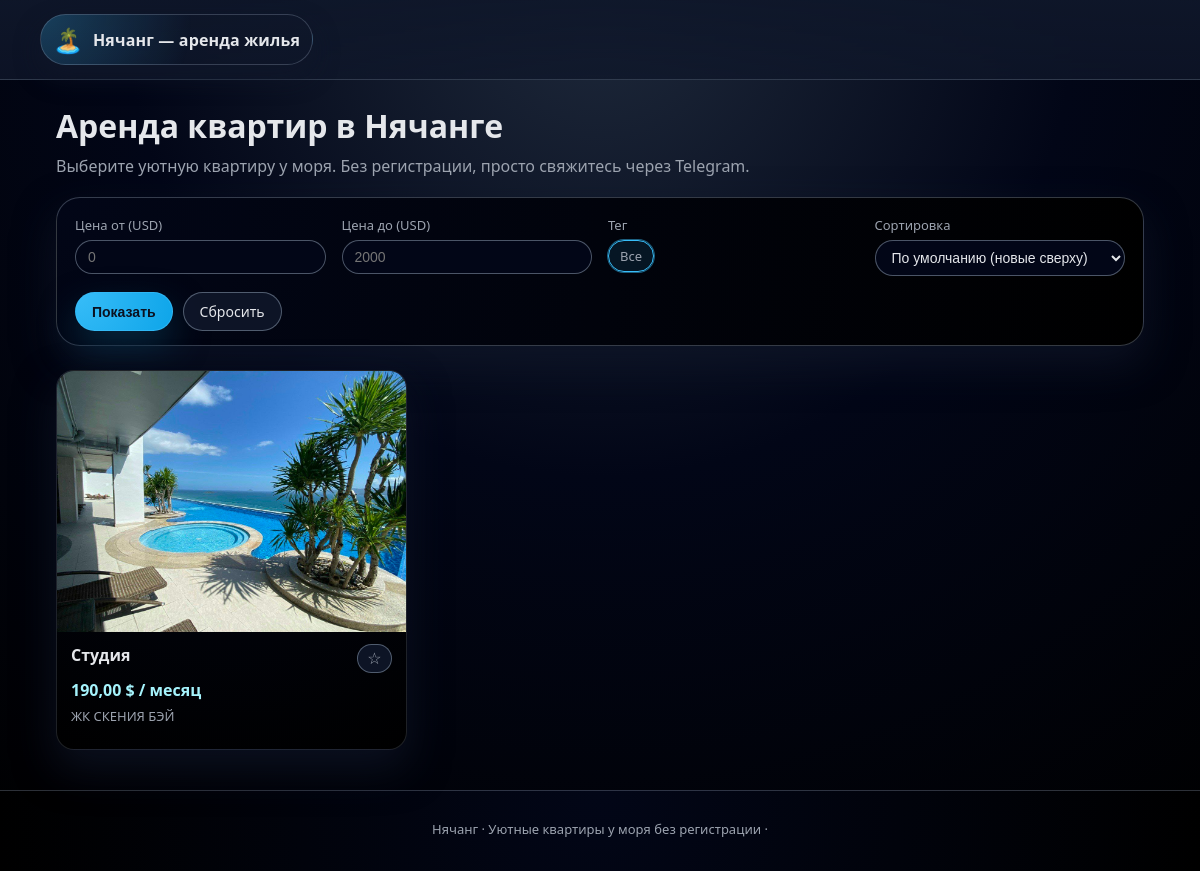
The page / on the database its author committed.
### listings/models.py (models this page shows, shortened)
class Listing(models.Model):
    title = models.CharField("Название", max_length=200)
    description = models.TextField("Описание")
    price_per_month = models.DecimalField(
        "Цена в месяц (USD)",
        max_digits=10,
        decimal_places=2,
    )
    address = models.CharField("Адрес", max_length=255)
    telegram_url = models.URLField(
        "Ссылка на Telegram",
        help_text="Например: https://t.me/username",
    )
    tags = models.ManyToManyField(Tag, related_name="listings", blank=True)
    created_at = models.DateTimeField(auto_now_add=True)
    updated_at = models.DateTimeField(auto_now=True)
    class Meta:
        verbose_name = "Объявление"
        verbose_name_plural = "Объявления"

class ListingPhoto(models.Model):
    listing = models.ForeignKey(
        Listing,
        related_name="photos",
        on_delete=models.CASCADE,
    )
    image = models.ImageField(
        upload_to="listing_photos/",
        verbose_name="Фото"
    )
    order = models.PositiveIntegerField(
        "Порядок",
        default=0,
        help_text="Для сортировки фотографий",
    )
    class Meta:
        verbose_name = "Фотография"
        verbose_name_plural = "Фотографии"
        ordering = ["order", "id"]

### listings/views.py (the view)
# urls.py: path("", views.listing_list, name="listing_list"),
def listing_list(request):
    qs = Listing.objects.all().prefetch_related("tags", "photos")
    price_min = request.GET.get("price_min")
    price_max = request.GET.get("price_max")
    tag_slug = request.GET.get("tag")
    if price_min:
        try:
            qs = qs.filter(price_per_month__gte=float(price_min))
        except ValueError:
            pass
    if price_max:
        try:
            qs = qs.filter(price_per_month__lte=float(price_max))
        except ValueError:
            pass
    if tag_slug:
        qs = qs.filter(tags__slug=tag_slug)
    sort = request.GET.get("sort")
    if sort == "price_asc":
        qs = qs.order_by("price_per_month")
    elif sort == "price_desc":
        qs = qs.order_by("-price_per_month")
    else:
        qs = qs.order_by("-created_at")  # по умолчанию — новые сверху
    tags = Tag.objects.all()
    context = {
        "listings": qs,
        "tags": tags,
        "current_tag": tag_slug,
        "price_min": price_min or "",
        "price_max": price_max or "",
        "sort": sort or "",
    }
    return render(request, "listings/listing_list.html", context)

### listings/templates/listings/listing_list.html (shortened to what this page needs)
{% extends "listings/base.html" %}
{% block content %}
<section class="page-header">
    <h1>Аренда квартир в Нячанге</h1>
    <p>Выберите уютную квартиру у моря. Без регистрации, просто свяжитесь через Telegram.</p>
</section>
<section class="filters-card">
    <form id="filter-form" method="get" class="filters-form">
        <div class="filters-row">
            <div class="filter-group">
                <label for="price_min">Цена от (USD)</label>
                <input type="number" step="10" name="price_min" id="price_min" value="{{ price_min }}" placeholder="0">
            </div>
            <div class="filter-group">
                <label for="price_max">Цена до (USD)</label>
                <input type="number" step="10" name="price_max" id="price_max" value="{{ price_max }}" placeholder="2000">
            </div>
            <div class="filter-group">
                <span class="filter-label">Тег</span>
                <div class="tag-chips">
                    <label class="tag-chip{% if not current_tag %} tag-chip--active{% endif %}">
                        Все
                    </label>
                </div>
            </div>
            <div class="filter-group">
                <label for="sort">Сортировка</label>
                <select name="sort" id="sort">
                    <option value="">По умолчанию (новые сверху)</option>
                </select>
            </div>
        </div>
        <div class="filters-actions">
            <button type="submit" class="btn-primary">Показать</button>
            <a href="{% url 'listings:listing_list' %}" class="btn-ghost">Сбросить</a>
        </div>
    </form>
</section>
<section class="cards-grid">
    {% if listings %}
        {% for listing in listings %}
            <article class="listing-card" data-listing-id="{{ listing.id }}">
                <a href="{% url 'listings:listing_detail' listing.id %}" class="listing-thumb">
                    {% with photos=listing.photos.all %}
                        {% if photos %}
                            <div class="listing-thumb-inner">
                                <img src="{{ photos.0.image.url }}"
                                     alt="{{ listing.title }}">
                            </div>
                        {% else %}
                            <div class="listing-thumb-inner listing-thumb-placeholder">
                                <span>Нет фото</span>
                            </div>
                        {% endif %}
                    {% endwith %}
                </a>
                <div class="listing-body">
                    <div class="listing-header">
                        <h2 class="listing-title">
                            <a href="{% url 'listings:listing_detail' listing.id %}">
                                {{ listing.title }}
                            </a>
                        </h2>
                        <button class="favorite-btn" type="button">
                            <span class="favorite-icon">☆</span>
                        </button>
                    </div>
                    <p class="listing-price">{{ listing.price_per_month }} $ / месяц</p>
                    <p class="listing-address">{{ listing.address }}</p>
                </div>
            </article>
        {% endfor %}
    {% else %}
        <p>Пока нет объявлений по выбранным фильтрам.</p>
    {% endif %}
</section>
{% endblock %}

### listings/static/listings/styles.css (style rules this page uses)
:root { --bg: #0f172a; --bg-soft: #0b1220; --card-bg: #020617; --card-border: rgba(148, 163, 184, 0.2); --accent: #38bdf8; --accent-soft: rgba(56, 189, 248, 0.1); --text-main: #e5e7eb; --text-muted: #9ca3af; --danger: #ef4444; --radius-lg: 18px; --radius-xl: 24px; --shadow-soft: 0 18px 40px rgba(15, 23, 42, 0.7); --transition-fast: 150ms ease-out; --tag-bg: rgba(148, 163, 184, 0.12); }
*, *::before, *::after { box-sizing: border-box; }
body { margin: 0; font-family: system-ui, -apple-system, BlinkMacSystemFont, "SF Pro Text", sans-serif; background: radial-gradient(circle at top, #1e293b 0, #020617 45%, #000 100%); color: var(--text-main); min-height: 100vh; }
a { color: inherit; text-decoration: none; }
.page-header h1 { font-size: clamp(26px, 4vw, 32px); margin: 0 0 8px; }
.page-header p { margin: 0 0 20px; color: var(--text-muted); }
.filters-card { background: radial-gradient(circle at top left, #020617, #000000); border-radius: var(--radius-xl); border: 1px solid rgba(148, 163, 184, 0.35); padding: 18px 18px 14px; box-shadow: var(--shadow-soft); margin-bottom: 24px; }
.filters-form { display: flex; flex-direction: column; gap: 16px; }
.filters-row { display: grid; grid-template-columns: repeat(4, minmax(0, 1fr)); gap: 16px; }
.filter-group { display: flex; flex-direction: column; gap: 6px; font-size: 13px; }
.filter-group label, .filter-label { color: var(--text-muted); }
.filter-group input, .filter-group select { background: #020617; border-radius: 999px; border: 1px solid rgba(148, 163, 184, 0.5); padding: 8px 12px; color: var(--text-main); font-size: 14px; outline: none; }
.tag-chips { display: flex; flex-wrap: wrap; gap: 8px; }
.tag-chip { display: inline-flex; align-items: center; gap: 6px; padding: 6px 11px; border-radius: 999px; border: 1px solid rgba(148, 163, 184, 0.35); background: rgba(15, 23, 42, 0.8); color: var(--text-main); font-size: 13px; cursor: pointer; transition: transform var(--transition-fast), box-shadow var(--transition-fast), border-color var(--transition-fast), background var(--transition-fast); }
.tag-chip--active { border-color: var(--accent); background: var(--accent-soft); box-shadow: 0 0 0 1px rgba(56, 189, 248, 0.5); }
.filters-actions { display: flex; gap: 10px; }
.btn-primary, .btn-ghost { border-radius: 999px; border: none; padding: 9px 16px; font-size: 14px; display: inline-flex; align-items: center; justify-content: center; gap: 6px; cursor: pointer; white-space: nowrap; text-decoration: none; }
.btn-primary { background: radial-gradient(circle at top left, #38bdf8, #0ea5e9); color: #0b1120; font-weight: 600; box-shadow: 0 16px 35px rgba(8, 47, 73, 0.8); border: 1px solid rgba(56, 189, 248, 0.7); }
.btn-ghost { background: rgba(15, 23, 42, 0.9); color: var(--text-main); border: 1px solid rgba(148, 163, 184, 0.5); }
.cards-grid { display: grid; grid-template-columns: repeat(auto-fill, minmax(260px, 1fr)); gap: 18px; }
.listing-card { background: radial-gradient(circle at top, #020617, #000); border-radius: var(--radius-lg); border: 1px solid var(--card-border); overflow: hidden; display: flex; flex-direction: column; box-shadow: var(--shadow-soft); transition: transform 150ms ease-out, box-shadow 150ms ease-out, border-color 150ms ease-out; position: relative; }
.listing-thumb { display: block; }
.listing-thumb-inner { position: relative; width: 100%; aspect-ratio: 4 / 3; overflow: hidden; background: radial-gradient(circle at center, #1f2937, #020617); }
.listing-thumb-inner img { width: 100%; height: 100%; object-fit: cover; display: block; transition: transform 200ms ease-out; }
.listing-body { padding: 12px 14px 14px; display: flex; flex-direction: column; gap: 6px; }
.listing-header { display: flex; align-items: flex-start; justify-content: space-between; gap: 8px; }
.listing-title { font-size: 16px; margin: 0; }
.listing-title a { text-decoration: none; }
.listing-price { margin: 0; font-weight: 600; color: #a5f3fc; }
.listing-address { margin: 0; font-size: 13px; color: var(--text-muted); }
.favorite-btn { border-radius: 999px; border: 1px solid rgba(148, 163, 184, 0.5); background: rgba(15, 23, 42, 0.9); color: var(--text-muted); padding: 4px 9px; cursor: pointer; display: inline-flex; align-items: center; gap: 4px; font-size: 13px; transition: background var(--transition-fast), border-color var(--transition-fast), color var(--transition-fast), transform var(--transition-fast), box-shadow var(--transition-fast); }
.favorite-icon { font-size: 16px; }

### rows shown on the page
Listing: photos.all.0.image (picture), title "Студия", price_per_month "190,00", address "ЖК СКЕНИЯ БЭЙ"
